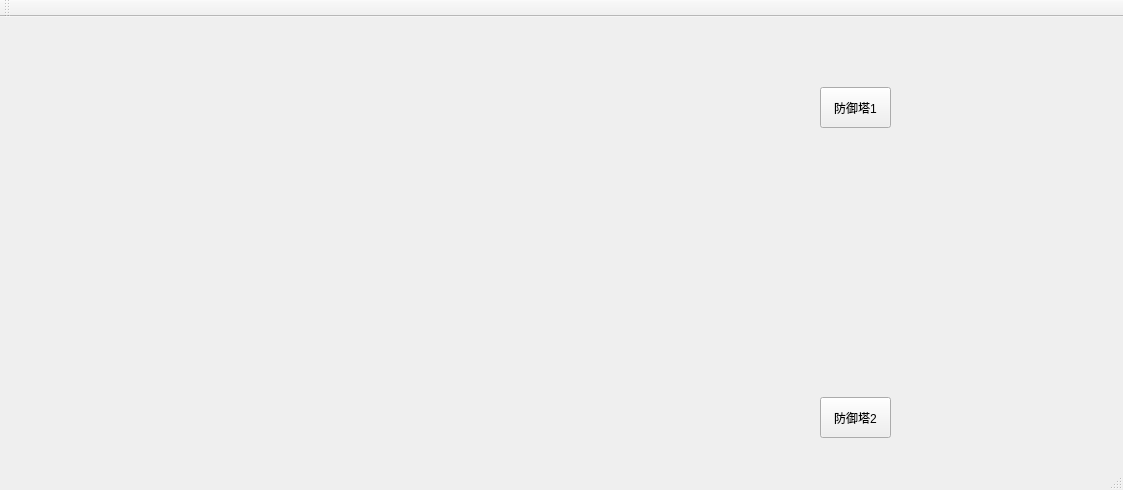
<?xml version="1.0" encoding="UTF-8"?>
<ui version="4.0">
 <class>mainwidgets</class>
 <widget class="QMainWindow" name="mainwidgets">
  <property name="geometry">
   <rect>
    <x>0</x>
    <y>0</y>
    <width>1123</width>
    <height>490</height>
   </rect>
  </property>
  <property name="windowTitle">
   <string>mainwidgets</string>
  </property>
  <widget class="QWidget" name="centralWidget">
   <widget class="QToolButton" name="toolButton">
    <property name="geometry">
     <rect>
      <x>820</x>
      <y>70</y>
      <width>71</width>
      <height>41</height>
     </rect>
    </property>
    <property name="text">
     <string>防御塔1</string>
    </property>
   </widget>
   <widget class="QToolButton" name="toolButton_2">
    <property name="geometry">
     <rect>
      <x>820</x>
      <y>380</y>
      <width>71</width>
      <height>41</height>
     </rect>
    </property>
    <property name="text">
     <string>防御塔2</string>
    </property>
   </widget>
  </widget>
  <widget class="QToolBar" name="mainToolBar">
   <property name="acceptDrops">
    <bool>false</bool>
   </property>
   <attribute name="toolBarArea">
    <enum>TopToolBarArea</enum>
   </attribute>
   <attribute name="toolBarBreak">
    <bool>false</bool>
   </attribute>
  </widget>
  <widget class="QStatusBar" name="statusBar"/>
 </widget>
 <layoutdefault spacing="6" margin="11"/>
 <resources/>
 <connections/>
</ui>
